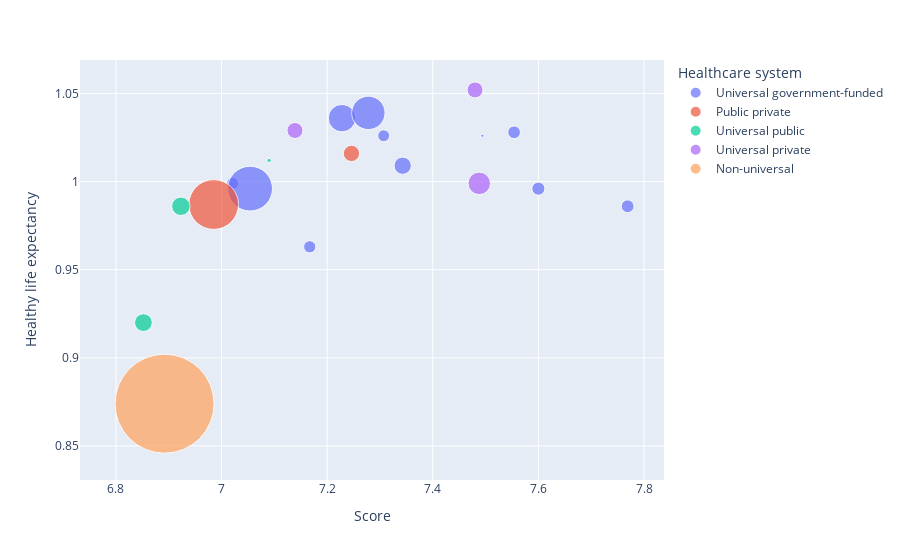

The code cell stored with this chart in its notebook:
### Markdown cell above
The United States has the lowest healthy life expectancy, which isn't surprising due to that it's the only non-universal funded healthcare system.

### Code cell
fig = px.scatter(df_combined, x="Score", y="Healthy life expectancy",size="Population(millions)", color="Healthcare system", hover_name="Country or region", size_max=70)
fig.show()

### Figure 1 — Plotly figure (JSON) as saved in the notebook; plotly's stock layout.template omitted (floating-point values rounded to 4 significant figures)
{"data": [{"hovertemplate": "<b>%{hovertext}</b><br><br>Healthcare system=Universal government-funded<br>Score=%{x}<br>Healthy life expectancy=%{y}<br>Population(millions)=%{marker.size}<extra></extra>", "hovertext": ["Australia", "Canada", "Costa Rica", "Denmark", "Finland", "Iceland", "Ireland", "New Zealand", "Norway", "Sweden", "United Kingdom"], "legendgroup": "Universal government-funded", "marker": {"color": "#636efa", "size": [25500.0, 37740.0, 5094.0, 5792.0, 5541.0, 341.2, 4938.0, 4822.0, 5421.0, 10100.0, 67890.0], "sizemode": "area", "sizeref": 67.55, "symbol": "circle"}, "mode": "markers", "name": "Universal government-funded", "orientation": "v", "showlegend": true, "type": "scatter", "x": [7.228, 7.278, 7.167, 7.6, 7.769, 7.494, 7.021, 7.307, 7.554, 7.343, 7.054], "xaxis": "x", "y": [1.036, 1.039, 0.963, 0.996, 0.986, 1.026, 0.999, 1.026, 1.028, 1.009, 0.996], "yaxis": "y"}, {"hovertemplate": "<b>%{hovertext}</b><br><br>Healthcare system=Public private<br>Score=%{x}<br>Healthy life expectancy=%{y}<br>Population(millions)=%{marker.size}<extra></extra>", "hovertext": ["Austria", "Germany"], "legendgroup": "Public private", "marker": {"color": "#EF553B", "size": [9006.0, 83780.0], "sizemode": "area", "sizeref": 67.55, "symbol": "circle"}, "mode": "markers", "name": "Public private", "orientation": "v", "showlegend": true, "type": "scatter", "x": [7.246, 6.985], "xaxis": "x", "y": [1.016, 0.987], "yaxis": "y"}, {"hovertemplate": "<b>%{hovertext}</b><br><br>Healthcare system=Universal public<br>Score=%{x}<br>Healthy life expectancy=%{y}<br>Population(millions)=%{marker.size}<extra></extra>", "hovertext": ["Belgium", "Czech Republic", "Luxembourg"], "legendgroup": "Universal public", "marker": {"color": "#00cc96", "size": [11590.0, 10710.0, 626.0], "sizemode": "area", "sizeref": 67.55, "symbol": "circle"}, "mode": "markers", "name": "Universal public", "orientation": "v", "showlegend": true, "type": "scatter", "x": [6.923, 6.852, 7.09], "xaxis": "x", "y": [0.986, 0.92, 1.012], "yaxis": "y"}, {"hovertemplate": "<b>%{hovertext}</b><br><br>Healthcare system=Universal private<br>Score=%{x}<br>Healthy life expectancy=%{y}<br>Population(millions)=%{marker.size}<extra></extra>", "hovertext": ["Israel", "Netherlands", "Switzerland"], "legendgroup": "Universal private", "marker": {"color": "#ab63fa", "size": [8656.0, 17130.0, 8655.0], "sizemode": "area", "sizeref": 67.55, "symbol": "circle"}, "mode": "markers", "name": "Universal private", "orientation": "v", "showlegend": true, "type": "scatter", "x": [7.139, 7.488, 7.48], "xaxis": "x", "y": [1.029, 0.999, 1.052], "yaxis": "y"}, {"hovertemplate": "<b>%{hovertext}</b><br><br>Healthcare system=Non-universal<br>Score=%{x}<br>Healthy life expectancy=%{y}<br>Population(millions)=%{marker.size}<extra></extra>", "hovertext": ["United States"], "legendgroup": "Non-universal", "marker": {"color": "#FFA15A", "size": [331000.0], "sizemode": "area", "sizeref": 67.55, "symbol": "circle"}, "mode": "markers", "name": "Non-universal", "orientation": "v", "showlegend": true, "type": "scatter", "x": [6.892], "xaxis": "x", "y": [0.874], "yaxis": "y"}], "layout": {"legend": {"itemsizing": "constant", "title": {"text": "Healthcare system"}, "tracegroupgap": 0}, "margin": {"t": 60}, "xaxis": {"anchor": "y", "domain": [0, 1], "title": {"text": "Score"}}, "yaxis": {"anchor": "x", "domain": [0, 1], "title": {"text": "Healthy life expectancy"}}}}
